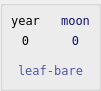
      <widget class="QGroupBox" name="gb_speed_2">
       <property name="geometry">
        <rect>
         <x>10</x>
         <y>310</y>
         <width>101</width>
         <height>91</height>
        </rect>
       </property>
       <property name="title">
        <string/>
       </property>
       <property name="flat">
        <bool>true</bool>
       </property>
       <widget class="QLabel" name="lbl_moons">
        <property name="geometry">
         <rect>
          <x>50</x>
          <y>10</y>
          <width>51</width>
          <height>21</height>
         </rect>
        </property>
        <property name="font">
         <font>
          <family>Terminal</family>
          <weight>50</weight>
          <italic>false</italic>
          <bold>false</bold>
          <underline>false</underline>
          <strikeout>false</strikeout>
          <kerning>true</kerning>
         </font>
        </property>
        <property name="text">
         <string>&lt;html&gt;&lt;head/&gt;&lt;body&gt;&lt;p align=&quot;center&quot;&gt;&lt;span style=&quot; color:#10116b;&quot;&gt;moon&lt;/span&gt;&lt;/p&gt;&lt;/body&gt;&lt;/html&gt;</string>
        </property>
       </widget>
       <widget class="QLabel" name="lbl_season">
        <property name="geometry">
         <rect>
          <x>0</x>
          <y>60</y>
          <width>101</width>
          <height>21</height>
         </rect>
        </property>
        <property name="font">
         <font>
          <family>Terminal</family>
          <weight>50</weight>
          <italic>false</italic>
          <bold>false</bold>
          <underline>false</underline>
          <strikeout>false</strikeout>
          <kerning>true</kerning>
         </font>
        </property>
        <property name="text">
         <string>&lt;html&gt;&lt;head/&gt;&lt;body&gt;&lt;p align=&quot;center&quot;&gt;&lt;span style=&quot; color:#5056ab;&quot;&gt;leaf-bare&lt;/span&gt;&lt;/p&gt;&lt;/body&gt;&lt;/html&gt;</string>
        </property>
       </widget>
       <widget class="QLabel" name="lbl_years">
        <property name="geometry">
         <rect>
          <x>0</x>
          <y>10</y>
          <width>51</width>
          <height>21</height>
         </rect>
        </property>
        <property name="font">
         <font>
          <family>Terminal</family>
          <weight>50</weight>
          <italic>false</italic>
          <bold>false</bold>
          <underline>false</underline>
          <strikeout>false</strikeout>
          <kerning>true</kerning>
         </font>
        </property>
        <property name="text">
         <string>&lt;html&gt;&lt;head/&gt;&lt;body&gt;&lt;p align=&quot;center&quot;&gt;year&lt;/p&gt;&lt;/body&gt;&lt;/html&gt;</string>
        </property>
       </widget>
       <widget class="QLabel" name="lbl_years_count">
        <property name="geometry">
         <rect>
          <x>0</x>
          <y>30</y>
          <width>51</width>
          <height>21</height>
         </rect>
        </property>
        <property name="font">
         <font>
          <family>Terminal</family>
          <weight>50</weight>
          <italic>false</italic>
          <bold>false</bold>
          <underline>false</underline>
          <strikeout>false</strikeout>
          <kerning>true</kerning>
         </font>
        </property>
        <property name="text">
         <string>&lt;html&gt;&lt;head/&gt;&lt;body&gt;&lt;p align=&quot;center&quot;&gt;0&lt;/p&gt;&lt;/body&gt;&lt;/html&gt;</string>
        </property>
       </widget>
       <widget class="QLabel" name="lbl_moons_count">
        <property name="geometry">
         <rect>
          <x>50</x>
          <y>30</y>
          <width>51</width>
          <height>21</height>
         </rect>
        </property>
        <property name="font">
         <font>
          <family>Terminal</family>
          <weight>50</weight>
          <italic>false</italic>
          <bold>false</bold>
          <underline>false</underline>
          <strikeout>false</strikeout>
          <kerning>true</kerning>
         </font>
        </property>
        <property name="text">
         <string>&lt;html&gt;&lt;head/&gt;&lt;body&gt;&lt;p align=&quot;center&quot;&gt;&lt;span style=&quot; color:#10116b;&quot;&gt;0&lt;/span&gt;&lt;/p&gt;&lt;/body&gt;&lt;/html&gt;</string>
        </property>
       </widget>
      </widget>
